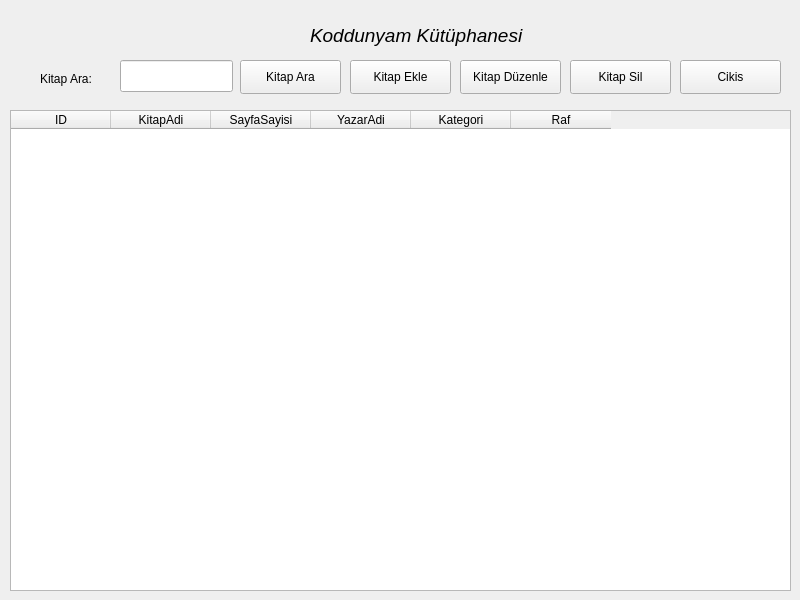
<?xml version="1.0" encoding="UTF-8"?>
<ui version="4.0">
 <class>MainWindow</class>
 <widget class="QMainWindow" name="MainWindow">
  <property name="geometry">
   <rect>
    <x>0</x>
    <y>0</y>
    <width>800</width>
    <height>600</height>
   </rect>
  </property>
  <property name="windowTitle">
   <string>Koddunyam Kütüphanesi</string>
  </property>
  <widget class="QWidget" name="centralwidget">
   <widget class="QLineEdit" name="line_Ara">
    <property name="geometry">
     <rect>
      <x>120</x>
      <y>60</y>
      <width>113</width>
      <height>32</height>
     </rect>
    </property>
   </widget>
   <widget class="QLabel" name="label">
    <property name="geometry">
     <rect>
      <x>40</x>
      <y>70</y>
      <width>71</width>
      <height>18</height>
     </rect>
    </property>
    <property name="text">
     <string>Kitap Ara:</string>
    </property>
   </widget>
   <widget class="QLabel" name="label_2">
    <property name="geometry">
     <rect>
      <x>310</x>
      <y>20</y>
      <width>221</width>
      <height>31</height>
     </rect>
    </property>
    <property name="font">
     <font>
      <pointsize>14</pointsize>
      <italic>true</italic>
     </font>
    </property>
    <property name="text">
     <string>Koddunyam Kütüphanesi</string>
    </property>
   </widget>
   <widget class="QTableWidget" name="table_Icerik">
    <property name="geometry">
     <rect>
      <x>10</x>
      <y>110</y>
      <width>781</width>
      <height>481</height>
     </rect>
    </property>
    <column>
     <property name="text">
      <string>ID</string>
     </property>
    </column>
    <column>
     <property name="text">
      <string>KitapAdi</string>
     </property>
    </column>
    <column>
     <property name="text">
      <string>SayfaSayisi</string>
     </property>
    </column>
    <column>
     <property name="text">
      <string>YazarAdi</string>
     </property>
    </column>
    <column>
     <property name="text">
      <string>Kategori</string>
     </property>
    </column>
    <column>
     <property name="text">
      <string>Raf</string>
     </property>
    </column>
   </widget>
   <widget class="QPushButton" name="btn_Form_Ekle">
    <property name="geometry">
     <rect>
      <x>350</x>
      <y>60</y>
      <width>101</width>
      <height>34</height>
     </rect>
    </property>
    <property name="text">
     <string>Kitap Ekle</string>
    </property>
   </widget>
   <widget class="QPushButton" name="btn_Kitap_Sil">
    <property name="geometry">
     <rect>
      <x>570</x>
      <y>60</y>
      <width>101</width>
      <height>34</height>
     </rect>
    </property>
    <property name="text">
     <string>Kitap Sil</string>
    </property>
   </widget>
   <widget class="QPushButton" name="btn_Form_Duzenle">
    <property name="geometry">
     <rect>
      <x>460</x>
      <y>60</y>
      <width>101</width>
      <height>34</height>
     </rect>
    </property>
    <property name="text">
     <string>Kitap Düzenle</string>
    </property>
   </widget>
   <widget class="QPushButton" name="btn_Cikis_Main">
    <property name="geometry">
     <rect>
      <x>680</x>
      <y>60</y>
      <width>101</width>
      <height>34</height>
     </rect>
    </property>
    <property name="text">
     <string>Cikis</string>
    </property>
   </widget>
   <widget class="QPushButton" name="btn_Form_Ekle_2">
    <property name="geometry">
     <rect>
      <x>240</x>
      <y>60</y>
      <width>101</width>
      <height>34</height>
     </rect>
    </property>
    <property name="text">
     <string>Kitap Ara</string>
    </property>
   </widget>
  </widget>
 </widget>
 <resources/>
 <connections/>
</ui>
